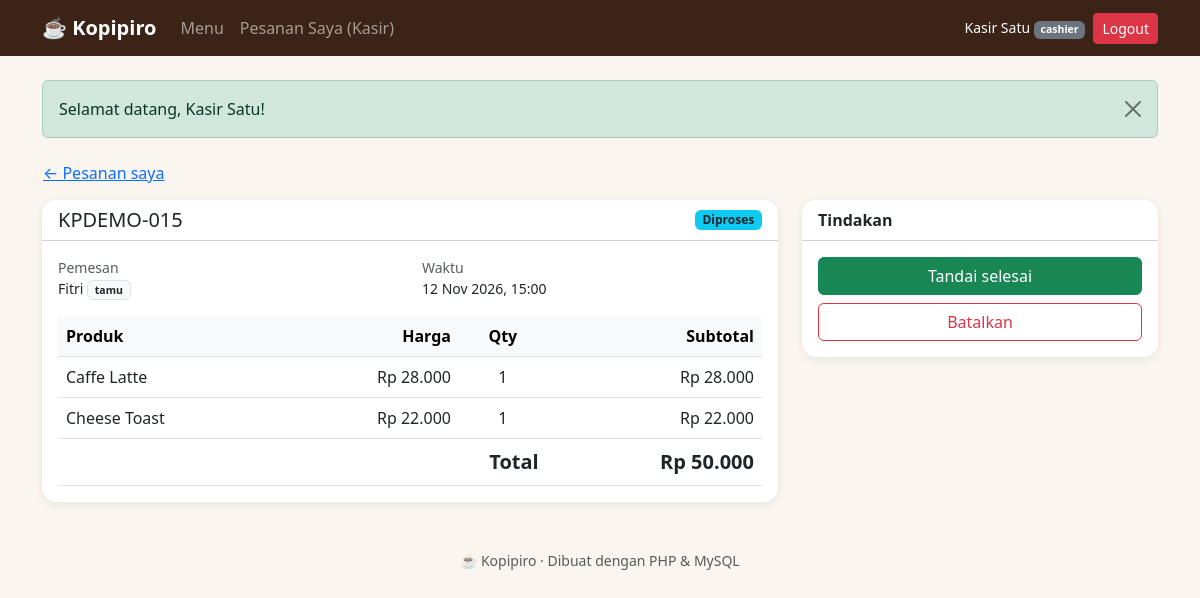
The page /cashier/order_detail.php?id=15 (signed in) on the database its author committed.
### tables this page shows
CREATE TABLE `orders` (
  `id` int(10) unsigned NOT NULL AUTO_INCREMENT,
  `order_code` varchar(20) NOT NULL,
  `user_id` int(10) unsigned DEFAULT NULL,
  `customer_name` varchar(100) NOT NULL,
  `notes` varchar(255) DEFAULT NULL,
  `cashier_id` int(10) unsigned DEFAULT NULL,
  `subtotal` int(10) unsigned NOT NULL,
  `discount_percent` tinyint(3) unsigned NOT NULL DEFAULT 0,
  `discount_amount` int(10) unsigned NOT NULL DEFAULT 0,
  `total` int(10) unsigned NOT NULL,
  `status` enum('pending','processing','completed','cancelled') NOT NULL DEFAULT 'pending',
  `created_at` timestamp NOT NULL DEFAULT CURRENT_TIMESTAMP,
  PRIMARY KEY (`id`),
  UNIQUE KEY `uq_orders_code` (`order_code`),
  KEY `idx_orders_user` (`user_id`),
  KEY `idx_orders_cashier_status` (`cashier_id`,`status`),
  KEY `idx_orders_created` (`created_at`),
  CONSTRAINT `fk_orders_user` FOREIGN KEY (`user_id`) REFERENCES `users` (`id`) ON DELETE SET NULL,
  CONSTRAINT `fk_orders_cashier` FOREIGN KEY (`cashier_id`) REFERENCES `users` (`id`) ON DELETE SET NULL
);

CREATE TABLE `order_items` (
  `id` int(10) unsigned NOT NULL AUTO_INCREMENT,
  `order_id` int(10) unsigned NOT NULL,
  `product_id` int(10) unsigned DEFAULT NULL,
  `product_name` varchar(100) NOT NULL,
  `price` int(10) unsigned NOT NULL COMMENT 'Harga normal saat dipesan',
  `qty` smallint(5) unsigned NOT NULL,
  PRIMARY KEY (`id`),
  KEY `idx_items_order` (`order_id`),
  KEY `idx_items_product` (`product_id`),
  CONSTRAINT `fk_items_order` FOREIGN KEY (`order_id`) REFERENCES `orders` (`id`) ON DELETE CASCADE,
  CONSTRAINT `fk_items_product` FOREIGN KEY (`product_id`) REFERENCES `products` (`id`) ON DELETE SET NULL
);

### auth.php (called while the page is built, shortened)
<?php
function current_user_id(): int
{
    return (int) ($_SESSION['user_id'] ?? 0);
}
?>

### cashier/order_detail.php (the view, shortened to what this page needs)
<?php
include __DIR__ . '/../init.php';
$id = (int) ($_GET['id'] ?? 0);
$uid = current_user_id();
$order = db_one($conn, "SELECT * FROM orders WHERE id = ? AND cashier_id = ?", 'ii', [$id, $uid]);
$items = fetch_order_items($conn, $id);
$next = order_transitions($order['status']);
$labels = ['processing' => ['Proses pesanan', 'btn-info'], 'completed' => ['Tandai selesai', 'btn-success'], 'cancelled' => ['Batalkan', 'btn-outline-danger']];
include __DIR__ . '/../header.php';
?>
<a href="<?= e(url('cashier/orders.php')) ?>" class="btn btn-link px-0 mb-2">← Pesanan saya</a>
<div class="row g-4">
    <div class="col-lg-8">
        <div class="card kp-card">
            <div class="card-header bg-white d-flex justify-content-between align-items-center">
                <h1 class="h5 mb-0"><?= e($order['order_code']) ?></h1>
                <?= status_badge($order['status']) ?>
            </div>
            <div class="card-body">
                <div class="row small mb-3">
                    <div class="col-sm-6"><span class="text-muted">Pemesan</span><br><?= e($order['customer_name']) ?>
                        <?= $order['user_id'] ? '<span class="badge bg-success">member</span>' : '<span class="badge bg-light text-dark border">tamu</span>' ?></div>
                    <div class="col-sm-6"><span class="text-muted">Waktu</span><br><?= e(date('d M Y, H:i', strtotime($order['created_at']))) ?></div>
                </div>
                <?= order_items_table($order, $items) ?>
            </div>
        </div>
    </div>
    <div class="col-lg-4">
        <div class="card kp-card">
            <div class="card-header bg-white fw-semibold">Tindakan</div>
            <div class="card-body">
                <?php if (!$next): ?>
                    <p class="text-muted mb-0">Pesanan ini sudah <?= e(strtolower(status_label($order['status']))) ?> dan tidak dapat diubah lagi.</p>
                <?php else: ?>
                    <div class="d-grid gap-2">
                        <?php foreach ($next as $s): ?>
                            <form method="POST" action="" class="m-0"
                                <?= $s === 'cancelled' ? 'onsubmit="return confirm(\'Batalkan pesanan ini?\')"' : '' ?>>
                                <button type="submit" name="set_status" class="btn w-100 <?= e($labels[$s][1]) ?>"><?= e($labels[$s][0]) ?></button>
                            </form>
                        <?php endforeach; ?>
                    </div>
                <?php endif; ?>
            </div>
        </div>
    </div>
</div>
<?php include __DIR__ . '/../footer.php'; ?>

### functions.php (shortened to what this page needs)
<?php
function e($v): string
{
    return htmlspecialchars((string) $v, ENT_QUOTES, 'UTF-8');
}
function rupiah($n): string
{
    return 'Rp ' . number_format((int) $n, 0, ',', '.');
}
function url(string $path = ''): string
{
    return BASE_URL . '/' . ltrim($path, '/');
}
function flash_render(): string
{
    $out = '';
    foreach (($_SESSION['flash'] ?? []) as $f) {
        $out .= '<div class="alert alert-' . e($f['type']) . ' alert-dismissible fade show" role="alert">'
            . e($f['msg'])
            . '<button type="button" class="btn-close" data-bs-dismiss="alert" aria-label="Tutup"></button></div>';
    }
    return $out;
}
function db_run(mysqli $conn, string $sql, string $types = '', array $params = []): mysqli_stmt
{
    $stmt = $conn->prepare($sql);
    if ($types !== '') {
        $stmt->bind_param($types, ...$params);
    }
    $stmt->execute();
    return $stmt;
}
function db_all(mysqli $conn, string $sql, string $types = '', array $params = []): array
{
    $stmt = db_run($conn, $sql, $types, $params);
    $res = $stmt->get_result();
    $rows = $res ? $res->fetch_all(MYSQLI_ASSOC) : [];
    return $rows;
}
function db_one(mysqli $conn, string $sql, string $types = '', array $params = []): ?array
{
    return db_all($conn, $sql, $types, $params)[0] ?? null;
}
function price_after_discount(int $price, int $pct): int
{
    return (int) round($price * (100 - $pct) / 100);
}
function status_label(string $s): string
{
    return ['pending' => 'Menunggu', 'processing' => 'Diproses', 'completed' => 'Selesai', 'cancelled' => 'Dibatalkan'][$s] ?? $s;
}
function status_badge(string $s): string
{
    $cls = ['pending' => 'bg-warning text-dark', 'processing' => 'bg-info text-dark', 'completed' => 'bg-success', 'cancelled' => 'bg-secondary'][$s] ?? 'bg-light text-dark';
    return '<span class="badge ' . $cls . '">' . e(status_label($s)) . '</span>';
}
function order_transitions(string $from): array
{
    return ['pending' => ['processing', 'cancelled'], 'processing' => ['completed', 'cancelled']][$from] ?? [];
}
function fetch_order_items(mysqli $conn, int $orderId): array
{
    return db_all($conn, "SELECT product_name, price, qty FROM order_items WHERE order_id = ? ORDER BY id", 'i', [$orderId]);
}
function order_items_table(array $order, array $items): string
{
    $pct = (int) $order['discount_percent'];
    ob_start(); ?>
    <div class="table-responsive">
        <table class="table align-middle mb-0">
            <thead class="table-light">
                <tr>
                    <th>Produk</th>
                    <th class="text-end">Harga</th>
                    <th class="text-center">Qty</th>
                    <th class="text-end">Subtotal</th>
                </tr>
            </thead>
            <tbody>
                <?php foreach ($items as $it):
                    $unit = price_after_discount((int) $it['price'], $pct); ?>
                    <tr>
                        <td><?= e($it['product_name']) ?></td>
                        <td class="text-end">
                            <?= rupiah($unit) ?>
                        </td>
                        <td class="text-center"><?= (int) $it['qty'] ?></td>
                        <td class="text-end"><?= rupiah($unit * (int) $it['qty']) ?></td>
                    </tr>
                <?php endforeach; ?>
            </tbody>
            <tfoot>
                <tr class="fw-bold fs-5">
                    <td colspan="3" class="text-end">Total</td>
                    <td class="text-end"><?= rupiah($order['total']) ?></td>
                </tr>
            </tfoot>
        </table>
    </div>
    <?php
    return ob_get_clean();
}
?>

### assets/style.css (style rules this page uses)
:root { --kp-dark: #3b2417; --kp-brown: #8a5230; --kp-accent: #c8803c; --kp-cream: #faf5ee; }
body { background: var(--kp-cream); color: #2d2018; }
a { color: var(--kp-brown); }
.kp-card { border: 0; border-radius: .9rem; box-shadow: 0 2px 10px rgba(59, 36, 23, .08); overflow: hidden; transition: transform .15s; }

### rows shown on the page
orders: order_code "KPDEMO-015", status "Diproses", customer_name "Fitri", created_at "12 Nov 2026, 15:00", total "Rp 50.000", status "Tandai selesai", status "Batalkan"
order_items: product_name "Caffe Latte", price.discount_percent "Rp 28.000", qty "1", rupiah($unit * (int) $it['qty']) "Rp 28.000"
order_items: product_name "Cheese Toast", price.discount_percent "Rp 22.000", qty "1", rupiah($unit * (int) $it['qty']) "Rp 22.000"

### other values the page prints
$_SESSION['name'] "Kasir Satu"
current_role() "cashier"
$f['msg'] "Selamat datang, Kasir Satu!"
